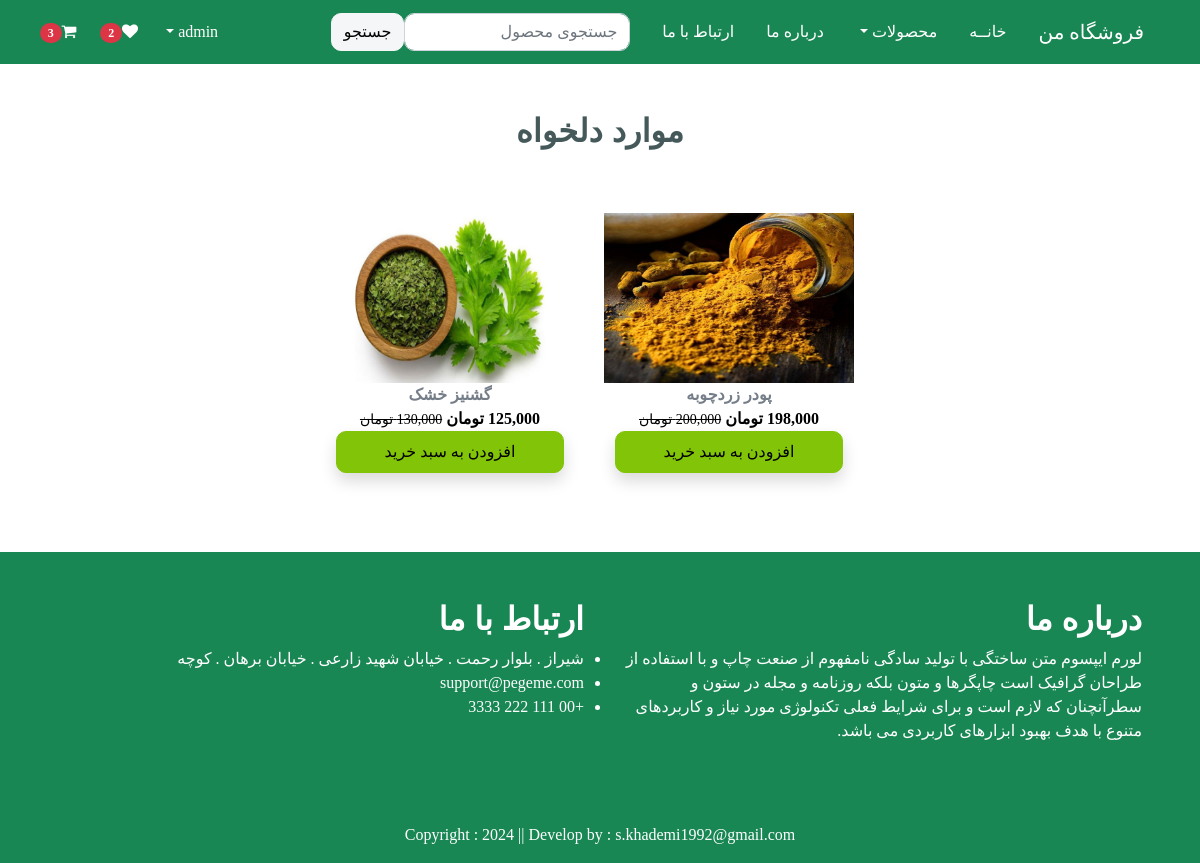
The page /wishlist/ (signed in) on the database as committed earlier.
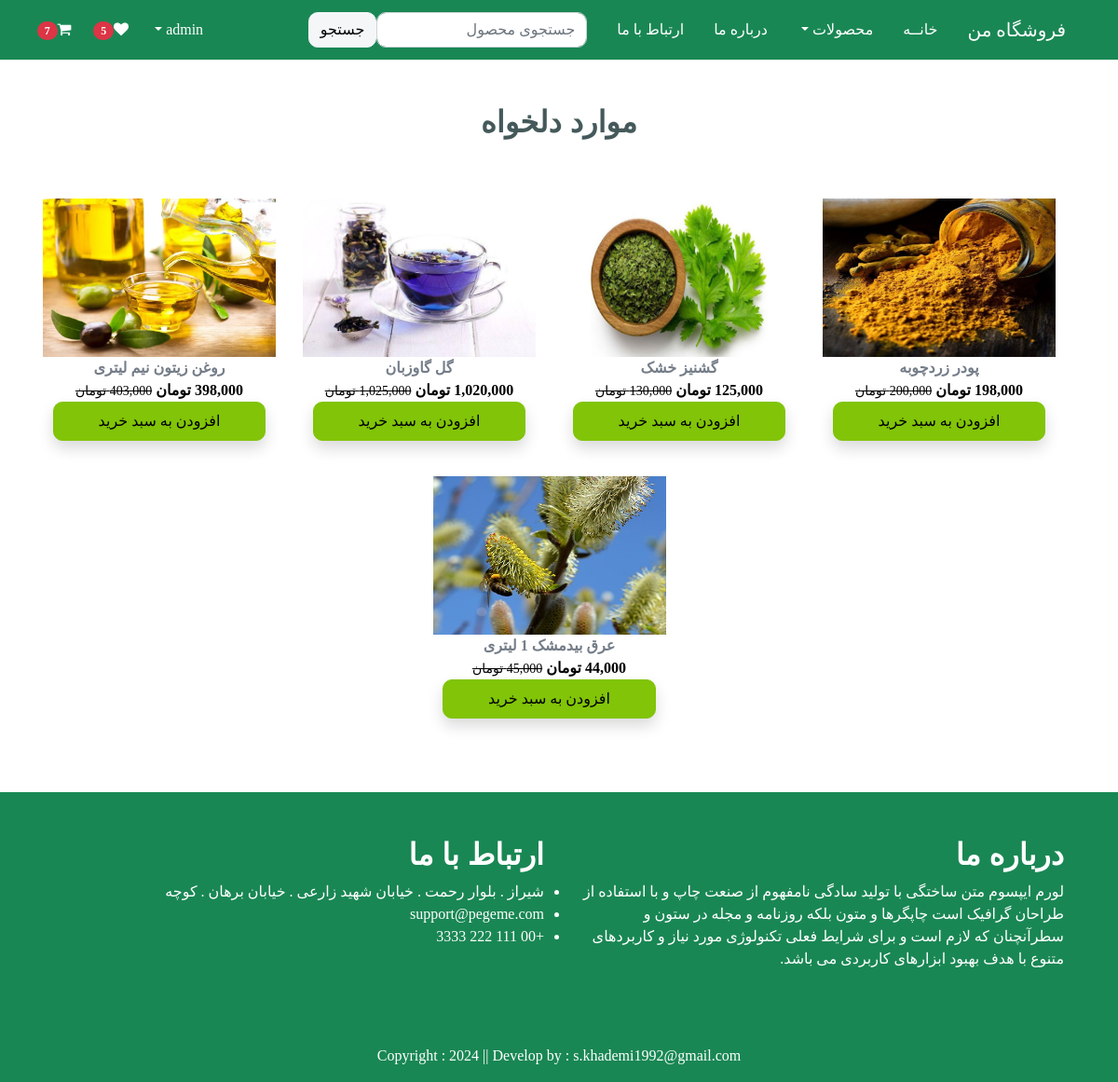
The same page on the database as committed later.
### app/models.py (models this page shows, shortened)
class Wishlist(models.Model):
    user = models.ForeignKey(User, on_delete=models.CASCADE)
    product = models.ForeignKey(Product, on_delete=models.CASCADE)

class Product(models.Model):
    title = models.CharField(max_length=100)
    selling_price = models.DecimalField(default=0, decimal_places=0, max_digits=12)
    discounted_price = models.DecimalField(default=0, decimal_places=0, max_digits=12, null=True, blank=True)
    description = models.TextField()
    category = models.CharField(choices=CATEGORY_CHOICES, max_length=2)
    product_image = models.ImageField(upload_to='product')

### app/views.py (the view)
# urls.py: path('wishlist/', views.show_wishlist, name='showwishlist'),
@login_required
def show_wishlist(request):
    user = request.user
    totalitem = 0
    wishitem = 0
    if request.user.is_authenticated:
        totalitem = len(Cart.objects.filter(user=request.user))
        wishitem = len(Wishlist.objects.filter(user=request.user))
    product = Wishlist.objects.filter(user=user)
    return render(request, 'app/wishlist.html', locals())

### app/templates/app/wishlist.html (shortened to what this page needs)
{% extends 'app/base.html' %}
{% load static %}
{% load humanize %}
{% block main-content %}
    <div class="container my-5">
        <h2 class="text-center pb-5">موارد دلخواه</h2>
        <div class="row">
            <div>
                <div class="row row-cols-sm-2 row-cols-md-3 row-cols-xl-4 justify-content-center">
                    {% for prod in product %}
                        <div class="col-sm-6 text-center mb-4 hover-shadow">
                            <a href="{% url 'product-detail' prod.product.id %}" class="btn">
                                <div class="card-image">
                                    <img src="{{ prod.product.product_image.url }}" width="250px" height="170px">
                                    <div class="fw-bold">{{ prod.product.title }}</div>
                                    <div class="fw-bold text-black">
                                        {{ prod.product.discounted_price | intcomma }} تومان
                                    <small class="fw-light text-decoration-line-through">{{ prod.product.selling_price | intcomma }} تومان</small>
                                    </div>
                                    <form action="/add-to-cart" class="d-inline">
                                        <button type="submit" class="btn btn-primary shadow px-5 py-2">افزودن به سبد خرید</button>
                                    </form>
                                </div>
                            </a>
                        </div>
                    {% endfor %}
                </div>
            </div>
        </div>
    </div>
{% endblock main-content %}

### app/templates/app/base.html (shortened to what the changed rows need)
<!DOCTYPE html>
{% load static %}
<html lang="fa" dir="rtl">
<head>
    <link href="https://cdn.jsdelivr.net/npm/bootstrap@5.3.3/dist/css/bootstrap.min.css" rel="stylesheet">
    <link rel="stylesheet" href="{% static 'app/css/all.min.css' %}">
    <link rel="stylesheet" href="{% static 'app/css/owl.carousel.min.css' %}">
    <link rel="stylesheet" href="{% static 'app/css/style.css' %}">
    <link rel="stylesheet" href="{% static 'app/css/font-awesome.min.css' %}">
    <link rel="stylesheet" href="{% static 'app/css/responsive.css' %}">
    <link rel="stylesheet" href="{% static 'app/css/bootstrap.min.css' %}">
</head>
<body class="font" dir="rtl">
    <nav class="navbar sticky-top navbar-expand-lg navbar-dark bg-success">
        <div class="container-fluid my-1">
            <div class="collapse navbar-collapse justify-content-between" style="direction: rtl" id="navbarSupportedContent">
                <ul class="navbar-nav d-flex me-auto mb-2 mb-lg-0">
                    {% if user.is_authenticated %}
                    <li class="nav-item">
                        <a href="{% url 'showwishlist' %}" class="nav-link text-white"><i class="fa fa-heart"></i><span class="badge bg-danger">{% if wishitem > 0 %} {{ wishitem }} {% endif %}</span></a>
                    </li>
                    <li class="nav-item mx-2">
                        <a href="{% url 'showcart' %}" class="nav-link text-white"><i class="fa fa-shopping-cart"></i><span class="badge bg-danger">{% if totalitem > 0 %} {{ totalitem }} {% endif %}</span></a>
                    </li>
                    {% endif %}
                </ul>
            </div>
        </div>
    </nav>
{% block main-content %}{% endblock main-content %}
	<div class="text-white bg-success py-5">
		<div class="container">
			<div class="row">
				<div class="col-lg-6 col-md-6 px-3">
					<div class="about-widget">
						<h2 class="fs-sm-1 text-white">درباره ما</h2>
					</div>
				</div>
				<div class="col-lg-6 col-md-6 px-3">
					<div class="footer-box get-in-touch">
						<h2 class="widget-title text-white">ارتباط با ما</h2>
					</div>
				</div>
			</div>
		</div>
	</div>
</body>
</html>

Rows that differ between the two databases and show on the page:
added Wishlist: product.product_image (picture), product "گل گاوزبان", product.discounted_price "1,020,000", product.selling_price "1,025,000"
added Wishlist: product.product_image (picture), product "روغن زیتون نیم لیتری", product.discounted_price "398,000", product.selling_price "403,000"
added Wishlist: product.product_image (picture), product "عرق بیدمشک 1 لیتری", product.discounted_price "44,000", product.selling_price "45,000"
Other text that changed with them:
{{ wishitem }}: "2" → "5"
{{ totalitem }}: "3" → "7"
